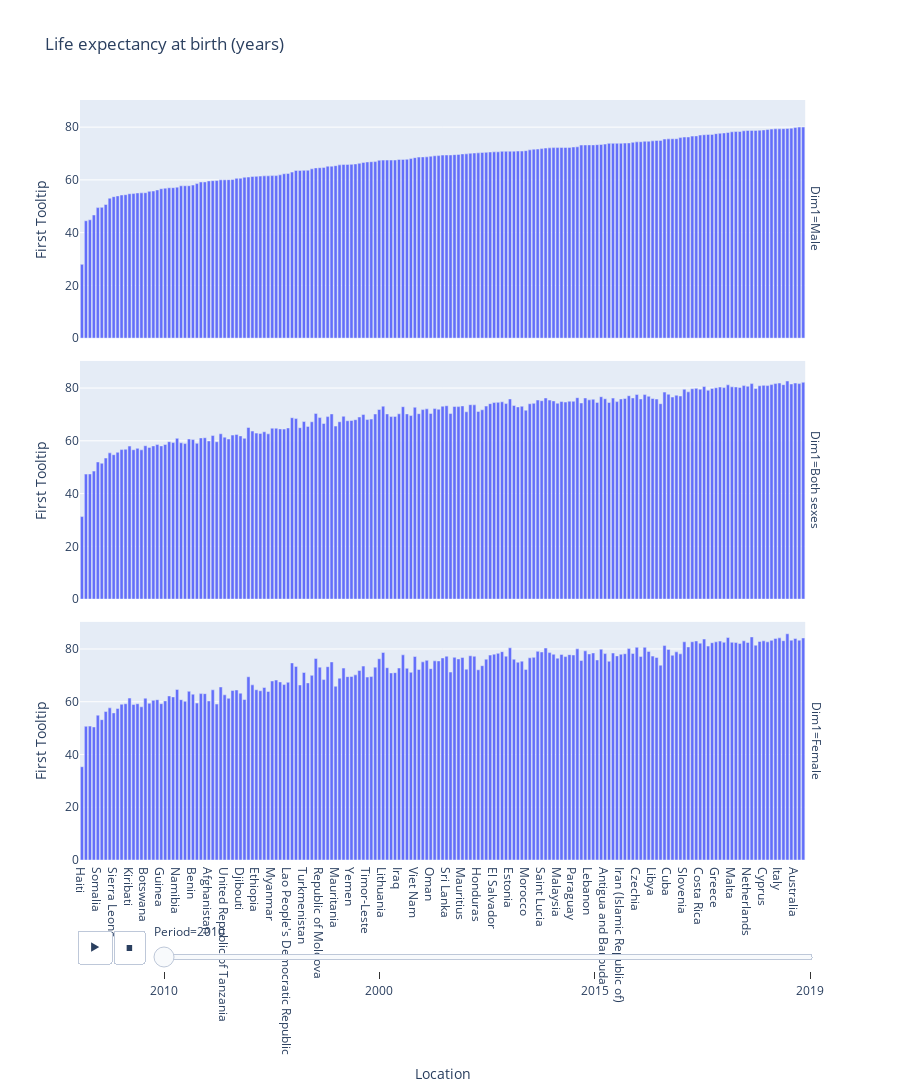

Here is the notebook cell this chart was saved with:
### Code cell
px.bar(data_frame=df.sort_values('First Tooltip'),
       x='Location',
       y='First Tooltip',
       animation_frame='Period',
       category_orders={'frame': [2000, 2010, 2015, 2019]},
       title=df['Indicator'][0],
       facet_row='Dim1',
       height=1500
      )

### Figure 1 — Plotly figure (JSON) as saved in the notebook; plotly's stock layout.template omitted (floating-point values rounded to 4 significant figures; data arrays with more than 128 entries replaced by an {"elided": "..."} marker saying what was removed)
{"data": [{"alignmentgroup": "True", "hovertemplate": "Period=2010<br>Dim1=Male<br>Location=%{x}<br>First Tooltip=%{y}<extra></extra>", "legendgroup": "", "marker": {"color": "#636efa"}, "name": "", "offsetgroup": "", "orientation": "v", "showlegend": false, "textposition": "auto", "type": "bar", "x": {"elided": "183 str values"}, "xaxis": "x3", "y": {"elided": "183 float values"}, "yaxis": "y3"}, {"alignmentgroup": "True", "hovertemplate": "Period=2010<br>Dim1=Both sexes<br>Location=%{x}<br>First Tooltip=%{y}<extra></extra>", "legendgroup": "", "marker": {"color": "#636efa"}, "name": "", "offsetgroup": "", "orientation": "v", "showlegend": false, "textposition": "auto", "type": "bar", "x": {"elided": "183 str values"}, "xaxis": "x2", "y": {"elided": "183 float values"}, "yaxis": "y2"}, {"alignmentgroup": "True", "hovertemplate": "Period=2010<br>Dim1=Female<br>Location=%{x}<br>First Tooltip=%{y}<extra></extra>", "legendgroup": "", "marker": {"color": "#636efa"}, "name": "", "offsetgroup": "", "orientation": "v", "showlegend": false, "textposition": "auto", "type": "bar", "x": {"elided": "183 str values"}, "xaxis": "x", "y": {"elided": "183 float values"}, "yaxis": "y"}], "layout": {"annotations": [{"font": {}, "showarrow": false, "text": "Dim1=Female", "textangle": 90, "x": 0.98, "xanchor": "left", "xref": "paper", "y": 0.1567, "yanchor": "middle", "yref": "paper"}, {"font": {}, "showarrow": false, "text": "Dim1=Both sexes", "textangle": 90, "x": 0.98, "xanchor": "left", "xref": "paper", "y": 0.5, "yanchor": "middle", "yref": "paper"}, {"font": {}, "showarrow": false, "text": "Dim1=Male", "textangle": 90, "x": 0.98, "xanchor": "left", "xref": "paper", "y": 0.8433, "yanchor": "middle", "yref": "paper"}], "barmode": "relative", "height": 1500, "legend": {"tracegroupgap": 0}, "sliders": [{"active": 0, "currentvalue": {"prefix": "Period="}, "len": 0.9, "pad": {"b": 10, "t": 60}, "steps": [{"args": [["2010"], {"frame": {"duration": 0, "redraw": true}, "fromcurrent": true, "mode": "immediate", "transition": {"duration": 0, "easing": "linear"}}], "label": "2010", "method": "animate"}, {"args": [["2000"], {"frame": {"duration": 0, "redraw": true}, "fromcurrent": true, "mode": "immediate", "transition": {"duration": 0, "easing": "linear"}}], "label": "2000", "method": "animate"}, {"args": [["2015"], {"frame": {"duration": 0, "redraw": true}, "fromcurrent": true, "mode": "immediate", "transition": {"duration": 0, "easing": "linear"}}], "label": "2015", "method": "animate"}, {"args": [["2019"], {"frame": {"duration": 0, "redraw": true}, "fromcurrent": true, "mode": "immediate", "transition": {"duration": 0, "easing": "linear"}}], "label": "2019", "method": "animate"}], "x": 0.1, "xanchor": "left", "y": 0, "yanchor": "top"}], "title": {"text": "Life expectancy at birth (years)"}, "updatemenus": [{"buttons": [{"args": [null, {"frame": {"duration": 500, "redraw": true}, "fromcurrent": true, "mode": "immediate", "transition": {"duration": 500, "easing": "linear"}}], "label": "&#9654;", "method": "animate"}, {"args": [[null], {"frame": {"duration": 0, "redraw": true}, "fromcurrent": true, "mode": "immediate", "transition": {"duration": 0, "easing": "linear"}}], "label": "&#9724;", "method": "animate"}], "direction": "left", "pad": {"r": 10, "t": 70}, "showactive": false, "type": "buttons", "x": 0.1, "xanchor": "right", "y": 0, "yanchor": "top"}], "xaxis": {"anchor": "y", "domain": [0, 0.98], "title": {"text": "Location"}}, "xaxis2": {"anchor": "y2", "domain": [0, 0.98], "matches": "x", "showticklabels": false}, "xaxis3": {"anchor": "y3", "domain": [0, 0.98], "matches": "x", "showticklabels": false}, "yaxis": {"anchor": "x", "domain": [0, 0.3133], "title": {"text": "First Tooltip"}}, "yaxis2": {"anchor": "x2", "domain": [0.3433, 0.6567], "matches": "y", "title": {"text": "First Tooltip"}}, "yaxis3": {"anchor": "x3", "domain": [0.6867, 1.0], "matches": "y", "title": {"text": "First Tooltip"}}}}
